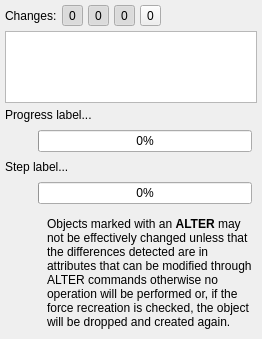
         <widget class="QWidget" name="tab_2">
          <attribute name="icon">
           <iconset resource="../../res/resources.qrc">
            <normaloff>:/icons/icons/outputpane.png</normaloff>:/icons/icons/outputpane.png</iconset>
          </attribute>
          <attribute name="title">
           <string>Output</string>
          </attribute>
          <layout class="QGridLayout" name="gridLayout_9">
           <property name="leftMargin">
            <number>5</number>
           </property>
           <property name="topMargin">
            <number>5</number>
           </property>
           <property name="rightMargin">
            <number>5</number>
           </property>
           <property name="bottomMargin">
            <number>5</number>
           </property>
           <property name="spacing">
            <number>5</number>
           </property>
           <item row="1" column="0" colspan="4">
            <widget class="QTreeWidget" name="output_trw">
             <property name="sizePolicy">
              <sizepolicy hsizetype="Expanding" vsizetype="Expanding">
               <horstretch>0</horstretch>
               <verstretch>0</verstretch>
              </sizepolicy>
             </property>
             <property name="horizontalScrollBarPolicy">
              <enum>Qt::ScrollBarPolicy::ScrollBarAsNeeded</enum>
             </property>
             <property name="sizeAdjustPolicy">
              <enum>QAbstractScrollArea::SizeAdjustPolicy::AdjustToContents</enum>
             </property>
             <property name="editTriggers">
              <set>QAbstractItemView::EditTrigger::DoubleClicked|QAbstractItemView::EditTrigger::EditKeyPressed</set>
             </property>
             <property name="alternatingRowColors">
              <bool>true</bool>
             </property>
             <property name="selectionMode">
              <enum>QAbstractItemView::SelectionMode::SingleSelection</enum>
             </property>
             <property name="iconSize">
              <size>
               <width>22</width>
               <height>22</height>
              </size>
             </property>
             <property name="indentation">
              <number>20</number>
             </property>
             <property name="uniformRowHeights">
              <bool>false</bool>
             </property>
             <property name="wordWrap">
              <bool>false</bool>
             </property>
             <attribute name="headerVisible">
              <bool>false</bool>
             </attribute>
             <attribute name="headerCascadingSectionResizes">
              <bool>true</bool>
             </attribute>
             <attribute name="headerMinimumSectionSize">
              <number>25</number>
             </attribute>
             <attribute name="headerDefaultSectionSize">
              <number>100</number>
             </attribute>
             <attribute name="headerStretchLastSection">
              <bool>true</bool>
             </attribute>
             <column>
              <property name="text">
               <string/>
              </property>
             </column>
            </widget>
           </item>
           <item row="0" column="0">
            <widget class="QLabel" name="label_6">
             <property name="sizePolicy">
              <sizepolicy hsizetype="Fixed" vsizetype="Preferred">
               <horstretch>0</horstretch>
               <verstretch>0</verstretch>
              </sizepolicy>
             </property>
             <property name="text">
              <string>Changes:</string>
             </property>
            </widget>
           </item>
           <item row="2" column="0" colspan="4">
            <widget class="QWidget" name="progress_parent_wgt" native="true">
             <property name="sizePolicy">
              <sizepolicy hsizetype="Preferred" vsizetype="Preferred">
               <horstretch>0</horstretch>
               <verstretch>0</verstretch>
              </sizepolicy>
             </property>
             <property name="minimumSize">
              <size>
               <width>0</width>
               <height>0</height>
              </size>
             </property>
             <layout class="QGridLayout" name="gridLayout_3">
              <property name="leftMargin">
               <number>0</number>
              </property>
              <property name="topMargin">
               <number>0</number>
              </property>
              <property name="rightMargin">
               <number>0</number>
              </property>
              <property name="bottomMargin">
               <number>0</number>
              </property>
              <property name="spacing">
               <number>5</number>
              </property>
              <item row="3" column="0">
               <widget class="QLabel" name="step_ico_lbl">
                <property name="sizePolicy">
                 <sizepolicy hsizetype="Fixed" vsizetype="Fixed">
                  <horstretch>0</horstretch>
                  <verstretch>0</verstretch>
                 </sizepolicy>
                </property>
                <property name="minimumSize">
                 <size>
                  <width>28</width>
                  <height>28</height>
                 </size>
                </property>
                <property name="maximumSize">
                 <size>
                  <width>28</width>
                  <height>28</height>
                 </size>
                </property>
                <property name="text">
                 <string/>
                </property>
                <property name="scaledContents">
                 <bool>true</bool>
                </property>
               </widget>
              </item>
              <item row="3" column="1">
               <widget class="QProgressBar" name="step_pb">
                <property name="value">
                 <number>0</number>
                </property>
               </widget>
              </item>
              <item row="1" column="1">
               <widget class="QProgressBar" name="progress_pb">
                <property name="value">
                 <number>0</number>
                </property>
               </widget>
              </item>
              <item row="1" column="0">
               <widget class="QLabel" name="progress_ico_lbl">
                <property name="sizePolicy">
                 <sizepolicy hsizetype="Fixed" vsizetype="Fixed">
                  <horstretch>0</horstretch>
                  <verstretch>0</verstretch>
                 </sizepolicy>
                </property>
                <property name="minimumSize">
                 <size>
                  <width>28</width>
                  <height>28</height>
                 </size>
                </property>
                <property name="maximumSize">
                 <size>
                  <width>28</width>
                  <height>28</height>
                 </size>
                </property>
                <property name="text">
                 <string/>
                </property>
                <property name="scaledContents">
                 <bool>true</bool>
                </property>
               </widget>
              </item>
              <item row="0" column="0" colspan="3">
               <widget class="QLabel" name="progress_lbl">
                <property name="sizePolicy">
                 <sizepolicy hsizetype="Preferred" vsizetype="Fixed">
                  <horstretch>0</horstretch>
                  <verstretch>0</verstretch>
                 </sizepolicy>
                </property>
                <property name="text">
                 <string>Progress label...</string>
                </property>
               </widget>
              </item>
              <item row="2" column="0" colspan="3">
               <widget class="QLabel" name="step_lbl">
                <property name="sizePolicy">
                 <sizepolicy hsizetype="Preferred" vsizetype="Fixed">
                  <horstretch>0</horstretch>
                  <verstretch>0</verstretch>
                 </sizepolicy>
                </property>
                <property name="text">
                 <string>Step label...</string>
                </property>
               </widget>
              </item>
             </layout>
            </widget>
           </item>
           <item row="3" column="0" colspan="4">
            <widget class="QFrame" name="alert_frm">
             <property name="sizePolicy">
              <sizepolicy hsizetype="Preferred" vsizetype="Fixed">
               <horstretch>0</horstretch>
               <verstretch>0</verstretch>
              </sizepolicy>
             </property>
             <property name="minimumSize">
              <size>
               <width>0</width>
               <height>48</height>
              </size>
             </property>
             <property name="frameShape">
              <enum>QFrame::Shape::NoFrame</enum>
             </property>
             <property name="frameShadow">
              <enum>QFrame::Shadow::Raised</enum>
             </property>
             <layout class="QGridLayout" name="gridLayout_4">
              <property name="leftMargin">
               <number>5</number>
              </property>
              <property name="topMargin">
               <number>5</number>
              </property>
              <property name="rightMargin">
               <number>5</number>
              </property>
              <property name="bottomMargin">
               <number>5</number>
              </property>
              <property name="spacing">
               <number>5</number>
              </property>
              <item row="0" column="0">
               <widget class="QLabel" name="icon_lbl">
                <property name="minimumSize">
                 <size>
                  <width>32</width>
                  <height>32</height>
                 </size>
                </property>
                <property name="maximumSize">
                 <size>
                  <width>24</width>
                  <height>24</height>
                 </size>
                </property>
                <property name="text">
                 <string/>
                </property>
                <property name="textFormat">
                 <enum>Qt::TextFormat::AutoText</enum>
                </property>
                <property name="pixmap">
                 <pixmap resource="../../res/resources.qrc">:/icons/icons/alert.png</pixmap>
                </property>
                <property name="scaledContents">
                 <bool>true</bool>
                </property>
               </widget>
              </item>
              <item row="0" column="1">
               <widget class="QLabel" name="message_lbl">
                <property name="font">
                 <font>
                  <italic>false</italic>
                  <bold>false</bold>
                  <underline>false</underline>
                  <strikeout>false</strikeout>
                  <kerning>true</kerning>
                 </font>
                </property>
                <property name="text">
                 <string>&lt;html&gt;&lt;head/&gt;&lt;body&gt;&lt;p&gt;Objects marked with an &lt;span style=&quot; font-weight:600;&quot;&gt;ALTER&lt;/span&gt; may not be effectively changed unless that the differences detected are in attributes that can be modified through ALTER commands otherwise no operation will be performed or, if the force recreation is checked, the object will be dropped and created again.&lt;/p&gt;&lt;/body&gt;&lt;/html&gt;</string>
                </property>
                <property name="wordWrap">
                 <bool>true</bool>
                </property>
               </widget>
              </item>
             </layout>
            </widget>
           </item>
           <item row="0" column="1" colspan="3">
            <widget class="QWidget" name="buttons_wgt" native="true">
             <property name="sizePolicy">
              <sizepolicy hsizetype="Expanding" vsizetype="Preferred">
               <horstretch>0</horstretch>
               <verstretch>0</verstretch>
              </sizepolicy>
             </property>
             <property name="minimumSize">
              <size>
               <width>0</width>
               <height>0</height>
              </size>
             </property>
             <layout class="QHBoxLayout" name="horizontalLayout_19">
              <property name="spacing">
               <number>5</number>
              </property>
              <property name="leftMargin">
               <number>0</number>
              </property>
              <property name="topMargin">
               <number>0</number>
              </property>
              <property name="rightMargin">
               <number>0</number>
              </property>
              <property name="bottomMargin">
               <number>0</number>
              </property>
              <item>
               <widget class="QToolButton" name="create_tb">
                <property name="sizePolicy">
                 <sizepolicy hsizetype="Preferred" vsizetype="Preferred">
                  <horstretch>0</horstretch>
                  <verstretch>0</verstretch>
                 </sizepolicy>
                </property>
                <property name="toolTip">
                 <string>Objects to be created</string>
                </property>
                <property name="text">
                 <string>0</string>
                </property>
                <property name="icon">
                 <iconset resource="../../res/resources.qrc">
                  <normaloff>:/icons/icons/created.png</normaloff>:/icons/icons/created.png</iconset>
                </property>
                <property name="iconSize">
                 <size>
                  <width>25</width>
                  <height>25</height>
                 </size>
                </property>
                <property name="checkable">
                 <bool>true</bool>
                </property>
                <property name="checked">
                 <bool>true</bool>
                </property>
                <property name="toolButtonStyle">
                 <enum>Qt::ToolButtonStyle::ToolButtonTextBesideIcon</enum>
                </property>
               </widget>
              </item>
              <item>
               <widget class="QToolButton" name="drop_tb">
                <property name="sizePolicy">
                 <sizepolicy hsizetype="Preferred" vsizetype="Preferred">
                  <horstretch>0</horstretch>
                  <verstretch>0</verstretch>
                 </sizepolicy>
                </property>
                <property name="toolTip">
                 <string>Objects to be dropped</string>
                </property>
                <property name="text">
                 <string>0</string>
                </property>
                <property name="icon">
                 <iconset resource="../../res/resources.qrc">
                  <normaloff>:/icons/icons/removed.png</normaloff>:/icons/icons/removed.png</iconset>
                </property>
                <property name="iconSize">
                 <size>
                  <width>25</width>
                  <height>25</height>
                 </size>
                </property>
                <property name="checkable">
                 <bool>true</bool>
                </property>
                <property name="checked">
                 <bool>true</bool>
                </property>
                <property name="toolButtonStyle">
                 <enum>Qt::ToolButtonStyle::ToolButtonTextBesideIcon</enum>
                </property>
               </widget>
              </item>
              <item>
               <widget class="QToolButton" name="alter_tb">
                <property name="sizePolicy">
                 <sizepolicy hsizetype="Preferred" vsizetype="Preferred">
                  <horstretch>0</horstretch>
                  <verstretch>0</verstretch>
                 </sizepolicy>
                </property>
                <property name="toolTip">
                 <string>Possible objects to be changed</string>
                </property>
                <property name="text">
                 <string>0</string>
                </property>
                <property name="icon">
                 <iconset resource="../../res/resources.qrc">
                  <normaloff>:/icons/icons/modified.png</normaloff>:/icons/icons/modified.png</iconset>
                </property>
                <property name="iconSize">
                 <size>
                  <width>25</width>
                  <height>25</height>
                 </size>
                </property>
                <property name="checkable">
                 <bool>true</bool>
                </property>
                <property name="checked">
                 <bool>true</bool>
                </property>
                <property name="toolButtonStyle">
                 <enum>Qt::ToolButtonStyle::ToolButtonTextBesideIcon</enum>
                </property>
               </widget>
              </item>
              <item>
               <widget class="QToolButton" name="ignore_tb">
                <property name="sizePolicy">
                 <sizepolicy hsizetype="Preferred" vsizetype="Preferred">
                  <horstretch>0</horstretch>
                  <verstretch>0</verstretch>
                 </sizepolicy>
                </property>
                <property name="toolTip">
                 <string>Ignored objects (system ones or with sql disabled)</string>
                </property>
                <property name="text">
                 <string>0</string>
                </property>
                <property name="icon">
                 <iconset resource="../../res/resources.qrc">
                  <normaloff>:/icons/icons/ignore.png</normaloff>:/icons/icons/ignore.png</iconset>
                </property>
                <property name="iconSize">
                 <size>
                  <width>25</width>
                  <height>25</height>
                 </size>
                </property>
                <property name="checkable">
                 <bool>true</bool>
                </property>
                <property name="checked">
                 <bool>false</bool>
                </property>
                <property name="toolButtonStyle">
                 <enum>Qt::ToolButtonStyle::ToolButtonTextBesideIcon</enum>
                </property>
               </widget>
              </item>
              <item>
               <spacer name="horizontalSpacer">
                <property name="orientation">
                 <enum>Qt::Orientation::Horizontal</enum>
                </property>
                <property name="sizeHint" stdset="0">
                 <size>
                  <width>40</width>
                  <height>20</height>
                 </size>
                </property>
               </spacer>
              </item>
             </layout>
            </widget>
           </item>
          </layout>
         </widget>
